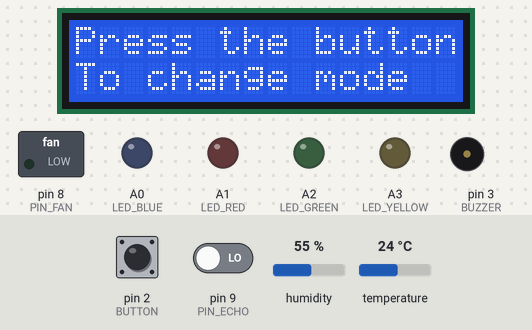
Simulated run of this sketch. Board: Arduino Uno, built with avr-gcc and run on an emulated ATmega328P. Shown: 16×2 character LCD, switched loads named in the sketch (green lamp = pin HIGH), output pins drawn as LEDs (lit = HIGH), buzzer (waves = sounding). Inputs (shaded band) come from the test bench; at power-on: pin 2 (BUTTON) LOW, humidity 55 %, temperature 24 °C, pin 9 (PIN_ECHO) LOW. Pins used as bus, display or sensor lines are not drawn.

Above: at 1.2 s.
1.3 s: pin 2 (BUTTON) pulled HIGH for 1 s
At 2.5 s:
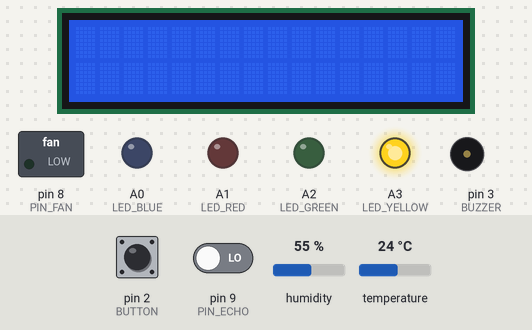
4.8 s: pin 2 (BUTTON) pulled HIGH for 3.2 s
At 6.8 s:
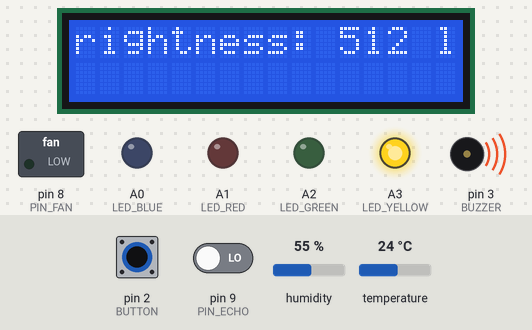
10.0 s: pin 2 (BUTTON) pulled HIGH for 0.15 s
At 11.4 s:
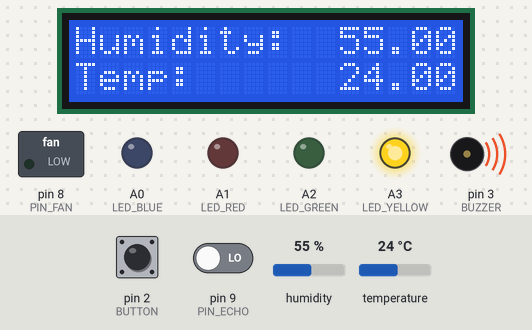
12.0 s: humidity set to 42 %
At 13.7 s:
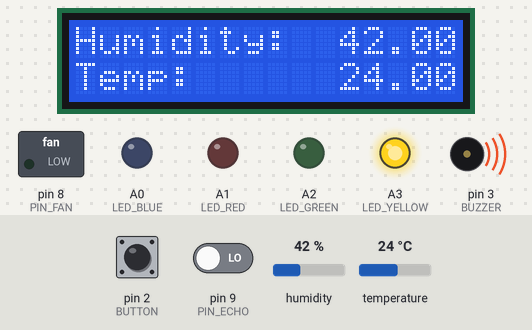
14.0 s: humidity set to 39 %
At 15.0 s:
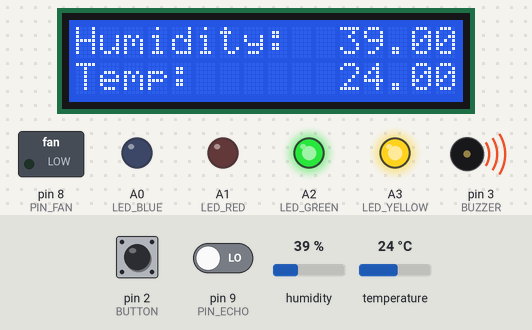
16.0 s: temperature set to 20 °C
At 17.3 s:
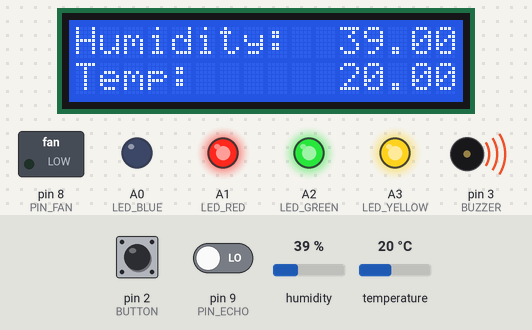
Timing chart, 0 to 19.0 s (numbered marks = the images above; inputs shaded):
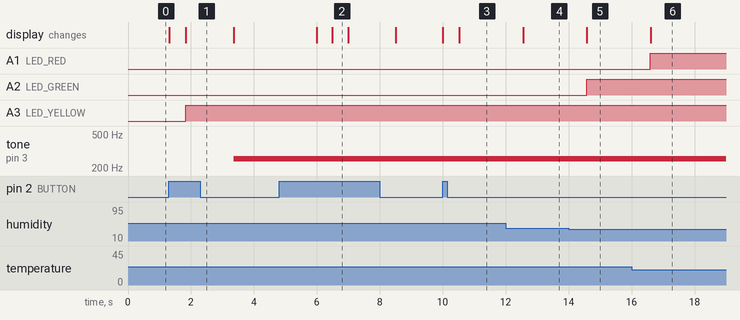

The sketch:

tableauDeBord.ino
```cpp
#include <DHT.h>
#include <LiquidCrystal.h>

#define BUTTON 2
#define BUZZER 3
#define PIN_FAN 8
#define PIN_ECHO 9
#define PIN_TRIGER 10

#define LED_BLUE A0
#define LED_RED A1
#define LED_GREEN A2
#define LED_YELLOW A3
#define BRIGHTNESS A4

DHT DHT(13, DHT11);
LiquidCrystal LCD(12, 11, 4, 5, 6, 7);

const int LCD_NB_ROWS = 2;
const int LCD_NB_COLUMNS = 16;

const int PWM_LOW = 0;
const int PWM_HIGH = 255;

const int FREQUENCY = 255;

int buttonCount = 0;
int buttonState = 0;

int brightnessValue = 0;

int distanceCm;
long duration;


void startMenu() {
  LCD.setCursor(0, 0);
  LCD.print("Press the button");
  LCD.setCursor(0, 1);
  LCD.print("To change mode");
}

void getTemperatureAndHumidity() {
  float humidity = DHT.readHumidity();
  float temperature = DHT.readTemperature();

  if (10 <= temperature && temperature <= 18) {
    analogWrite(LED_BLUE, PWM_HIGH);
  } else if (19 <= temperature && temperature <= 21) {
    analogWrite(LED_RED, PWM_HIGH);
  } else if (222 <= temperature) {
    digitalWrite(PIN_FAN, HIGH);
  } else {
    analogWrite(LED_RED, PWM_LOW);
    analogWrite(LED_BLUE, PWM_LOW);
    digitalWrite(PIN_FAN, LOW);
  }

  if (humidity <= 40) {
    analogWrite(LED_GREEN, PWM_HIGH);
  } else {
    analogWrite(LED_YELLOW, PWM_HIGH);
  }

  LCD.setCursor(0, 0);
  LCD.print("Humidity: ");
  LCD.setCursor(0, 1);
  LCD.print("Temp: ");

  LCD.setCursor(LCD_NB_COLUMNS - 5, 0);
  LCD.print(humidity);
  LCD.setCursor(LCD_NB_COLUMNS - 5, 1);
  LCD.print(temperature);
}

void getDistanceAndBuzz() {
  digitalWrite(PIN_TRIGER, LOW);
  delay(5);
  digitalWrite(PIN_TRIGER, HIGH);
  delay(10);
  digitalWrite(PIN_TRIGER, LOW);

  duration = pulseIn(PIN_ECHO, HIGH);
  distanceCm = duration * 0.034 / 2;

  if (999 < distanceCm) {
    LCD.setCursor(0, 0);
    LCD.print("Distance: ");
    LCD.print(999);
    LCD.print(F(" cm "));
  } else {
    LCD.setCursor(0, 0);
    LCD.print("Distance: ");
    LCD.print(distanceCm);
    LCD.print(F(" cm  "));
  }

  if (distanceCm < 5) {
    tone(BUZZER, FREQUENCY);
  } else if (distanceCm < 10) {
    tone(BUZZER, FREQUENCY);
    delay(50);
    noTone(BUZZER);
  } else if (distanceCm < 15) {
    tone(BUZZER, FREQUENCY);
    delay(100);
    noTone(BUZZER);
  } else if (distanceCm < 20) {
    tone(BUZZER, FREQUENCY);
    delay(150);
    noTone(BUZZER);
  } else if (distanceCm < 30) {
    tone(BUZZER, FREQUENCY);
    delay(200);
    noTone(BUZZER);
  } else if (distanceCm < 40) {
    tone(BUZZER, FREQUENCY);
    delay(250);
    noTone(BUZZER);
  } else {
    noTone(BUZZER);
  }

  delay(200);
}

void getBrightness() {
  brightnessValue = analogRead(BRIGHTNESS);

  LCD.setCursor(0, 0);
  LCD.print("Brightness: ");
  LCD.print(brightnessValue);
  LCD.print(F(" lux  "));
  LCD.scrollDisplayLeft();

  delay(500);
}

void setup() {
  DHT.begin();
  LCD.begin(LCD_NB_COLUMNS, LCD_NB_ROWS);

  pinMode(BUTTON, INPUT);
  pinMode(BRIGHTNESS, INPUT);

  pinMode(LED_RED, OUTPUT);
  pinMode(LED_GREEN, OUTPUT);
  pinMode(LED_BLUE, OUTPUT);
  pinMode(LED_YELLOW, OUTPUT);

  pinMode(BUZZER, OUTPUT);
  pinMode(PIN_FAN, OUTPUT);
  pinMode(PIN_TRIGER, OUTPUT);
  pinMode(PIN_ECHO, INPUT);

  analogWrite(BUZZER, PWM_LOW);
  analogWrite(LED_RED, PWM_LOW);
  analogWrite(LED_GREEN, PWM_LOW);
  analogWrite(LED_BLUE, PWM_LOW);
  analogWrite(LED_YELLOW, PWM_LOW);

  digitalWrite(PIN_FAN, LOW);
  digitalWrite(PIN_TRIGER, LOW);
}

void loop() {
  buttonState = digitalRead(BUTTON);

  if (buttonState == HIGH) {
    buttonCount++;
    LCD.clear();
    delay(500);
  } else if (3 < buttonCount) {
    buttonCount = 0;
    LCD.clear();
  }

  if (buttonCount == 0) {
    startMenu();
  } else if (buttonCount == 1) {
    getTemperatureAndHumidity();
  } else if (buttonCount == 2) {
    getDistanceAndBuzz();
  } else if (buttonCount == 3) {
    getBrightness();
  }
}
```

Measured:
- the behaviour switches between 41 and 40 % on humidity (found by bisection; images 4 and 5)
- the behaviour switches between 22 and 21 °C on temperature (found by bisection; images 5 and 6)
- after the input at 1.3 s, A3 (LED_YELLOW): LOW → HIGH after 0.53 s; tone on pin 3 (BUZZER): silent → 255 Hz after 2.1 s; the display: changes at once (image 1)
- after the input at 4.8 s, the display: first changes after 1.2 s (image 2 shows a later state)
- after the input at 10.0 s, the display: first changes at once (image 3 shows a later state)
- after the input at 12.0 s, the display: changes after 0.56 s (image 4)
- after the input at 14.0 s, A2 (LED_GREEN): LOW → HIGH after 0.57 s; the display: changes after 0.58 s (image 5)
- after the input at 16.0 s, A1 (LED_RED): LOW → HIGH after 0.60 s; the display: changes after 0.60 s (image 6)
